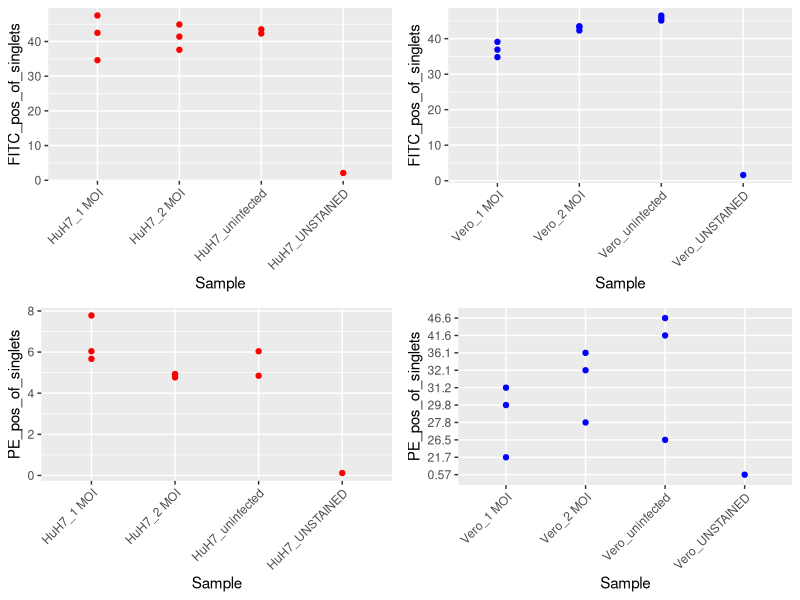

The R source for this figure:
## ---- chunk 1
knitr::opts_chunk$set(echo = FALSE, warning = FALSE, message = FALSE)
## ---- chunk 2
library(tidyverse)
library(stats)
library(broom)
library(kableExtra)
## ---- chunk 3
fitcHuh <- read_tsv("tables_flowjo/24hr_dioc_huh.txt")
fitcVero <- read_tsv("tables_flowjo/24hr_dioc_vero.txt")
peHuh <- read_tsv("tables_flowjo/24hr_mito_huh.txt")
peVero <- read_tsv("tables_flowjo/24hr_mito_vero.txt")
## ---- chunk 4
fitcCleanedHuh <- fitcHuh %>% 
  slice(-(10:11)) %>% 
  mutate(`Sample:` = str_remove(`Sample:`, "DIOC 24 hr Vero and "),
         `Sample:` = str_remove(`Sample:`, " [+],2f,- Covid_001_HuH7"),
         `Sample:` = str_remove(`Sample:`, "1,2f,"),
         `Sample:` = str_remove(`Sample:`, "_0[0-9][0-9].fcs"),
         `Sample:` = str_remove(`Sample:`, "( |_)[0-9][0-9][0-9]")) %>% 
  rename(Sample = `Sample:`,
         FITC_pos_of_singlets = `Singlets/FITC_pos | Freq. of Parent`)

fitcCleanedVero <- fitcVero %>% 
  slice(-(11:12)) %>% 
  mutate(`Sample:` = str_remove(`Sample:`, "DIOC 24 hr"),
         `Sample:` = str_remove(`Sample:`, " and HuH7 [+],2f,- Covid_001_Vero"),
         `Sample:` = str_remove(`Sample:`, "1,2f,"),
         `Sample:` = str_remove(`Sample:`, "_0[0-9][0-9].fcs"),
         `Sample:` = str_remove(`Sample:`, "_[0-9][0-9][0-9]")) %>% 
  rename(Sample = `Sample:`,
         FITC_pos_of_singlets = `Singlets/FITC_pos | Freq. of Parent`)


peCleanedVero <- peVero %>% 
  unite(PE_pos_of_singlets, 
        `Singlets/PE_pos | Freq. of Parent`:`Singlets_nossc/PE_pos | Freq. of Parent`,
        na.rm = TRUE) %>% 
  slice(-(11:12)) %>% 
  mutate(`Sample:` = str_remove(`Sample:`, "MitoSoX 24 hr "),
         `Sample:` = str_remove(`Sample:`, " and HuH7 [+],2f,- Covid_Vero"),
         `Sample:` = str_remove(`Sample:`, "1,2f,"),
         `Sample:` = str_remove(`Sample:`, "_0[0-9][0-9].fcs"),
         `Sample:` = str_remove(`Sample:`, "_[0-9][0-9][0-9]")) %>% 
  rename(Sample = `Sample:`)

peCleanedHuh <- peHuh %>% 
  slice(-(10:11)) %>% 
  mutate(`Sample:` = str_remove(`Sample:`, "MitoSoX 24 hr Vero and "),
         `Sample:` = str_remove(`Sample:`, " [+],2f,- Covid_HuH7"),
         `Sample:` = str_remove(`Sample:`, "1,2f,"),
         `Sample:` = str_remove(`Sample:`, "_0[0-9][0-9].fcs"),
         `Sample:` = str_remove(`Sample:`, "_[0-9][0-9][0-9]")) %>% 
  rename(Sample = `Sample:`,
         PE_pos_of_singlets = `Singlets/PE_pos | Freq. of Parent`)
 
## ---- chunk 5
fitcCleanedHuhGraph <- fitcCleanedHuh %>% 
  ggplot(aes(y = FITC_pos_of_singlets, x = Sample)) +
  geom_point(color = 'red') +
  theme(axis.text.x=element_text(angle=45, hjust=1))

fitcCleanedVeroGraph <- fitcCleanedVero %>% 
  ggplot(aes(y = FITC_pos_of_singlets, x = Sample)) +
  geom_point(color = 'blue') +
  theme(axis.text.x=element_text(angle=45, hjust=1))

peCleanedHuhGraph <- peCleanedHuh %>% 
  ggplot(aes(y = PE_pos_of_singlets, x = Sample)) +
  geom_point(color = 'red') +
  theme(axis.text.x=element_text(angle=45, hjust=1))

peCleanedVeroGraph <- peCleanedVero %>% 
  ggplot(aes(y = PE_pos_of_singlets, x = Sample)) +
  geom_point(color = 'blue') +
  theme(axis.text.x=element_text(angle=45, hjust=1))


gridExtra::grid.arrange(fitcCleanedHuhGraph, fitcCleanedVeroGraph, 
                        peCleanedHuhGraph, peCleanedVeroGraph)  
## ---- chunk 6
fitcCleanedVero %>% 
  slice(-1) %>% 
  nest() %>%
  mutate(aov_result = map(data, ~aov(FITC_pos_of_singlets ~ Sample, data = .x)),
            tukey_result = map(aov_result, TukeyHSD),
            tidy_tukey = map(tukey_result, tidy)) %>%
     unnest(tidy_tukey, .drop = TRUE) %>% 
  select(-(1:3)) %>% 
  kable(caption="DiOC Vero")

fitcCleanedHuh %>% 
  slice(-1) %>%  
  nest() %>%
  mutate(aov_result = map(data, ~aov(FITC_pos_of_singlets ~ Sample, data = .x)),
            tukey_result = map(aov_result, TukeyHSD),
            tidy_tukey = map(tukey_result, tidy)) %>%
     unnest(tidy_tukey, .drop = TRUE) %>% 
  select(-(1:3)) %>% 
  kable(caption="DiOC Huh")

peCleanedVero %>% 
  slice(-1) %>% 
  nest() %>%
  mutate(aov_result = map(data, ~aov(PE_pos_of_singlets ~ Sample, data = .x)),
            tukey_result = map(aov_result, TukeyHSD),
            tidy_tukey = map(tukey_result, tidy)) %>%
     unnest(tidy_tukey, .drop = TRUE) %>% 
  select(-(1:3)) %>% 
  kable(caption="Mito Vero")

peCleanedHuh %>% 
  slice(-1) %>% 
  nest() %>%
  mutate(aov_result = map(data, ~aov(PE_pos_of_singlets ~ Sample, data = .x)),
            tukey_result = map(aov_result, TukeyHSD),
            tidy_tukey = map(tukey_result, tidy)) %>%
     unnest(tidy_tukey, .drop = TRUE) %>% 
  select(-(1:3)) %>% 
  kable(caption="Mito Huh")
